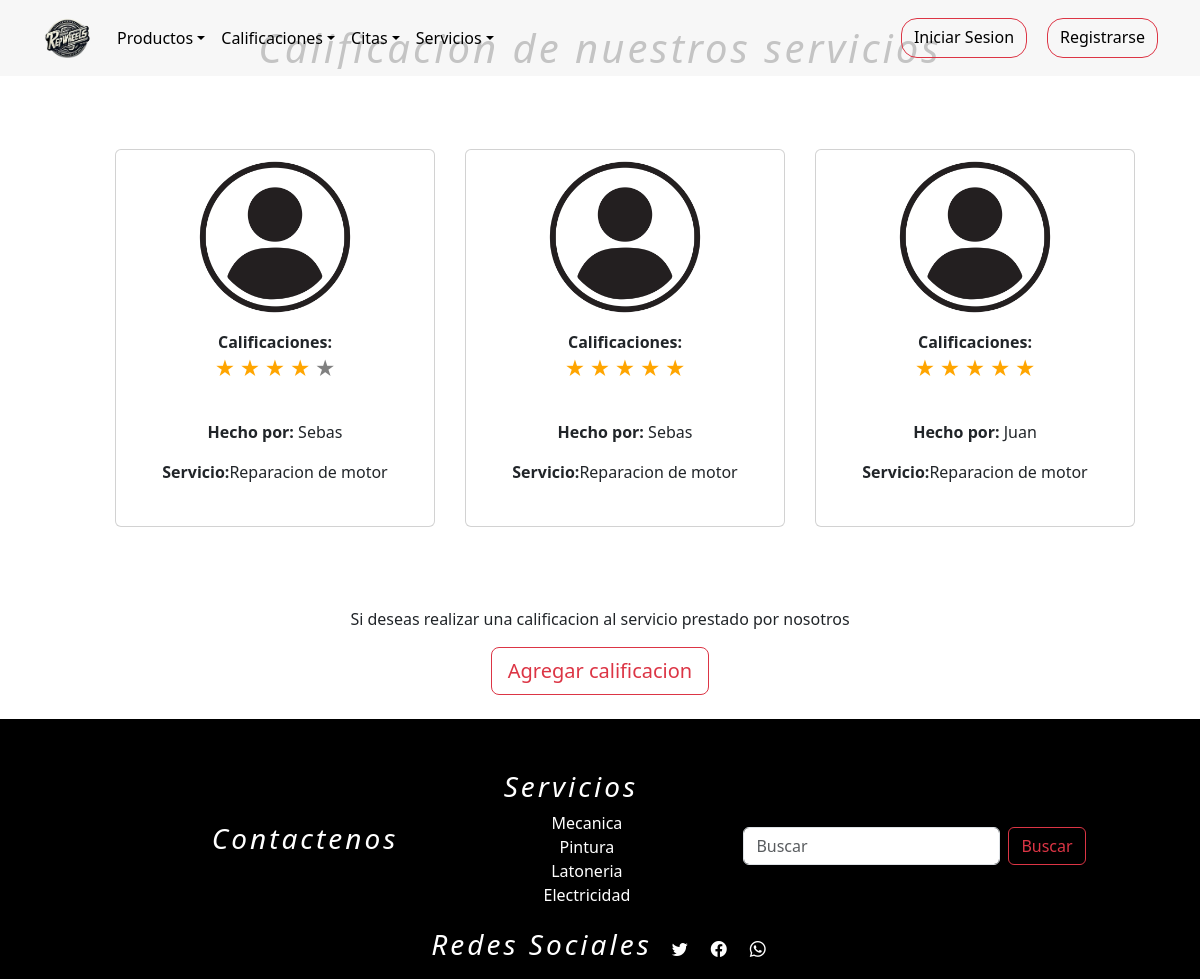
/calificaciones, run on the app's committed database.
### tienda/models.py (models this page shows, shortened)
class Calificaciones(models.Model):
    cliente = models.ForeignKey(Usuarios,on_delete=models.DO_NOTHING,blank=False,null=True)
    servicios = models.ForeignKey(Servicios,on_delete=models.DO_NOTHING,blank=False,null=True)
    foto = models.ImageField(upload_to="media/", default="media/user.png")
    Estrellas= (
        (1, "1"),
        (2,"2"),
        (3,"3"),
        (4,"4"),
        (4,"5"),
    )
    cantidad_estrellas = models.IntegerField(choices=Estrellas,default=5)

class Usuarios(AbstractUser):
    username = None
    nombre = models.CharField(max_length=254)
    email = models.EmailField(max_length=254, unique=True,blank=False,null=True)
    password = models.CharField(max_length=254,blank=False,null=True)
    foto = models.ImageField(upload_to="media/", default="media/user.png")
    token_recuperar = models.CharField(max_length=254,blank=False,null=False,default=0)
    telefono=models.IntegerField(null=False,blank=True,default='0')
    cargo = models.CharField(max_length=254,null=False)
    direccion=models.CharField(max_length=254)
    cedula=models.IntegerField(blank=True,null=False,default='0')
    ROLES = (
        (1,"administrador"),
        (2,"proveedor"),
        (3,"empleado"),
        (4,"cliente"),
    )
    rol=models.IntegerField(choices=ROLES,default=4)
    n = models.IntegerField(blank=True,null=False,default=0)
    USERNAME_FIELD = "email"
    REQUIRED_FIELDS = ["nombre"]
    objects = CustomUserManager()
    def __str__(self):
        return self.nombre

class Servicios(models.Model):
    nombre=models.CharField(max_length=254)
    descripcion_servicio = models.TextField()
    foto = models.ImageField(upload_to="media/", default="media/servicio.jpg")
    precio = models.IntegerField(null=False,blank=False,default=100000)
    def __str__(self):
        return self.nombre

### tienda/views.py (the view)
# urls.py: path('calificaciones',views.calificaciones,name='calificaciones'),
def calificaciones(request):
    q = Calificaciones.objects.all()
    s = Servicios.objects.all()
    contexto = {"data":q,"servicios":s}
    return render(request, "tienda/calificaciones/calificacion.html",contexto)

### tienda/templates/tienda/calificaciones/calificacion.html (shortened to what this page needs)
{% extends 'tienda/base.html' %}
{% load static %}
{% block contenedor %}
<main>
  <section id="funcionC">
    <div class="tit">
      <h1>Calificacion de nuestros servicios</h1>
    </div>
    <article id="personas">
      <section class="container-fluid">
        <div id="cali">
          <div class="product">
            {% if data %}
            {% for p in data %}
            <div class="card align-items-center text-center p-10" style="width: 20rem; padding: 10px;">
            <img src="{{ p.foto.url }}" class="card-img-top" style="width:85%;">
              <div class="card-body">
                <strong>Calificaciones: </strong>
                <form id="form_calificaciones">
                  <p class="clasificacion">
                    <label for="radio1">★</label>
                    <label for="radio2">★</label>
                    <label for="radio3">★</label>
                    <label class="st">★</label>
                    <label for="radio5">★</label>
                  </p>
                </form>
                <p class="text"><strong>Hecho por:</strong> {{ p.cliente }}</p>
                <p class="text"><strong>Servicio:</strong>{{ p.servicios }}</p>
              </div>
            </div>
            {% endfor %}
            {% else %}
            <h1>No hay calificaciones !!</h1>
            {% endif %}
          </div>
        </div>
      </section>
    </article>
    <article class="add">
      <p>Si deseas realizar una calificacion al servicio prestado por nosotros</p>
      <button class="btn btn-outline-danger btn-lg" data-bs-toggle="modal" data-bs-target="#agg">Agregar
        calificacion</button>
    </article>
  </section>
</main>
{% endblock %}

### tienda/static/tienda/css/landing.css (style rules this page uses)
section { background-color: rgb(255, 255, 255); height: 100%; }
h1 { text-align: center; }
.tit { padding: 2px,2px,2px,2px; width: 100%; height: 45px; color: black; font-style: italic; letter-spacing: 2px; }
footer h3,h1 { text-align: center; font-style: italic; letter-spacing: 3px; }
#funcionC { height: 100%; display: flex; flex-direction: column; padding: 2%; }
.add { display: flex; justify-content: center; flex-direction: column; align-items: center; }
.product { display: grid; grid-template-columns: repeat(3,350px); row-gap:50px; margin-left: 80px; align-content: center; justify-content: center; padding: 80px ; }
#form_calificaciones { width: 250px; margin: 0 auto; height: 50px; }
#form_calificaciones p { text-align: center; }
#form_calificaciones label { font-size: 20px; }
label { color: grey; }
.clasificacion { direction: rtl; unicode-bidi: bidi-override; }
input[type="radio"]:checked~label { color: orange; }

### data on the page
Calificaciones: foto (placeholder picture), cliente "Sebas", servicios "Reparacion de motor"
Calificaciones: foto (placeholder picture), cliente "Sebas", servicios "Reparacion de motor"
Calificaciones: foto (placeholder picture), cliente "Juan", servicios "Reparacion de motor"
